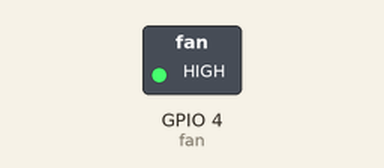
A program run on a simulated Raspberry Pi (BCM pin numbers). Shown: switched loads named in the program (green lamp = pin HIGH). Parts the program declares active-low are drawn by pin level, so they are really on while drawn off; what the program prints to the terminal is not drawn. At 0.0 s the program stops and its outputs stay as they are.

Above: at 0.1 s.
Timing chart, 0 to 1.5 s (numbered marks = the images above):
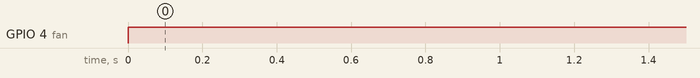

Measured:
- by itself, GPIO 4 (fan): LOW → HIGH at 0.00 s

The program:

fan.py
```python
import gpiozero

RELAY_PIN = 4

fan = gpiozero.OutputDevice(RELAY_PIN, active_high=False, initial_value=False)

if fan.value:
    print("Switching Fan: OFF" + fan.value)
    fan.off()
else:
    print("Switching Fan: ON")
    fan.on()
```
